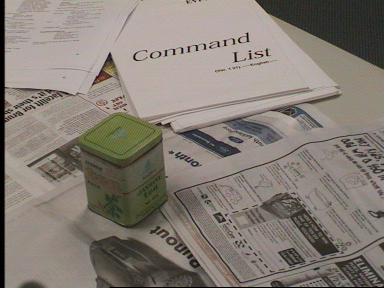
#> input picture redone_exercises/images/ex06/Left.ppm, 384 x 288 px
$ jupyter execute --allow-errors ex06.ipynb   (text cells are left out)
#> lines starting #> are read from the running program, lines starting #| are printed output that depends on the picture; pictures that were not available may be replaced by others from this repository, and a replacement may not be noted
### redone_exercises/utils/plots.py
import matplotlib.pyplot as plt

def grid(imgs, titles, rows, cols):
	f, axes = plt.subplots(rows, cols, figsize=(15, 15))
	axes = axes.flatten()
	for i in range(rows * cols):
	    axes[i].title.set_text(titles[i])
	    if imgs[i].ndim == 2:
	    	axes[i].imshow(imgs[i], cmap='gray')
	    else:
	    	axes[i].imshow(imgs[i])
	    axes[i].axis('off')
	plt.show()

### redone_exercises/ex06.ipynb
[cell 1]
import numpy as np
import numba as nb
import cv2
import matplotlib.pyplot as plt
import scipy.linalg as LA
from utils import plots
from utils import imgs
from tqdm import tqdm

[cell 2]
I1, I2 = cv2.imread('images/ex06/Left.ppm', 0) / 255.0, cv2.imread('images/ex06/Right.ppm', 0) / 255.0
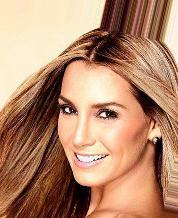
#> input picture redone_exercises/images/000001.jpg, 178 x 218 px, given in place of Right.ppm, which was not available
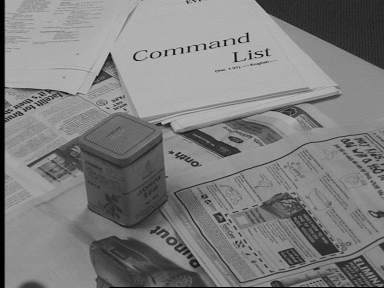
#> I1: shape (288, 384) float64; min 0, max 0.741, mean 0.496
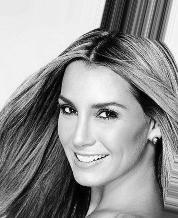
#> I2: shape (218, 178) float64; min 0, max 1, mean 0.577

#> (the rest of this cell did not finish here and is left out)

[cell 3]
plots.grid([I1, I2], ['Left', 'Right'], 1, 2)
#> in grid, `plt.show()`:
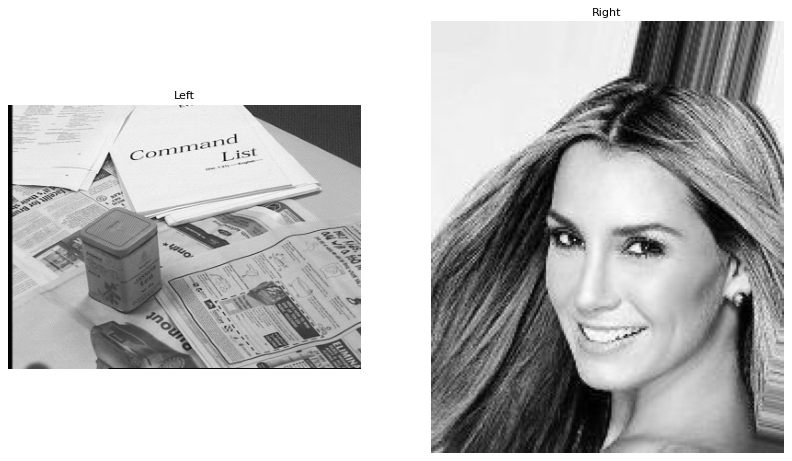
#> figure drawn by matplotlib, 2 panels

#> (a cell that did not finish here is left out)

[cell 5]
px = np.random.randint(140, 300, size=5)
py = np.random.randint(180, 250, size=5)

plt.imshow(I1, cmap='gray')
plt.plot(px, py, 'o')
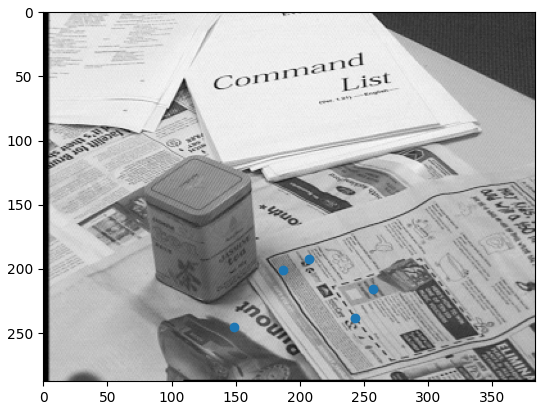
#> figure drawn by matplotlib, 1 panel
